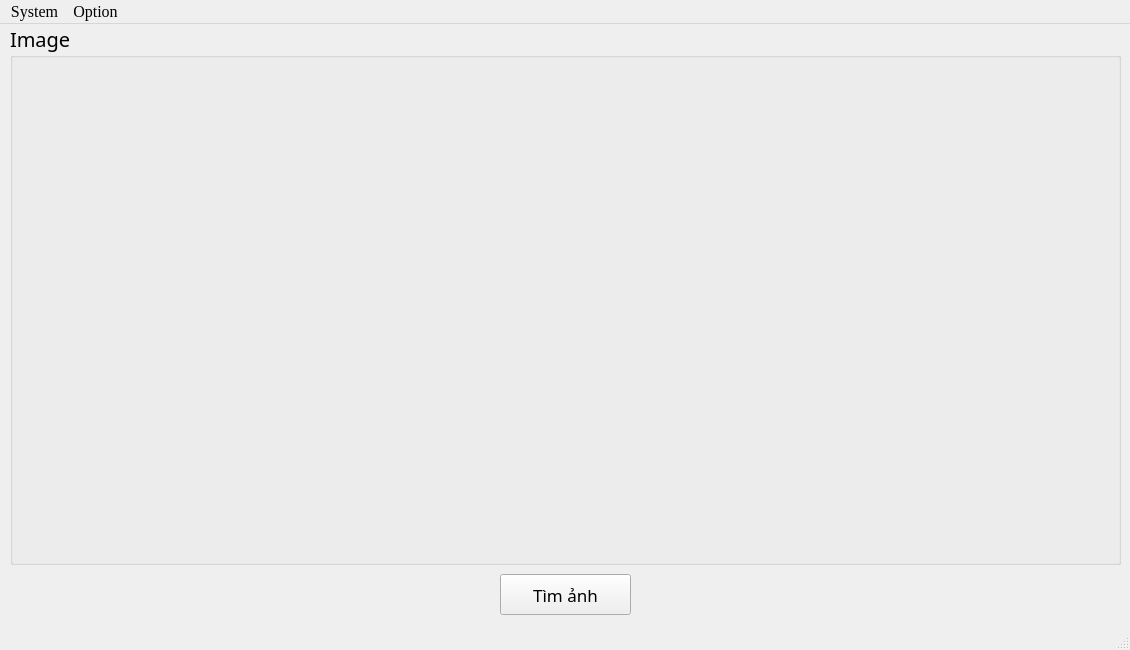
<?xml version="1.0" encoding="UTF-8"?>
<ui version="4.0">
 <class>MainWindow</class>
 <widget class="QMainWindow" name="MainWindow">
  <property name="geometry">
   <rect>
    <x>0</x>
    <y>0</y>
    <width>1130</width>
    <height>650</height>
   </rect>
  </property>
  <property name="minimumSize">
   <size>
    <width>1130</width>
    <height>650</height>
   </size>
  </property>
  <property name="maximumSize">
   <size>
    <width>1130</width>
    <height>650</height>
   </size>
  </property>
  <property name="windowTitle">
   <string>MainWindow</string>
  </property>
  <widget class="QWidget" name="centralwidget">
   <widget class="QPushButton" name="btn_search">
    <property name="geometry">
     <rect>
      <x>500</x>
      <y>550</y>
      <width>131</width>
      <height>41</height>
     </rect>
    </property>
    <property name="font">
     <font>
      <family>MV Boli</family>
      <pointsize>13</pointsize>
     </font>
    </property>
    <property name="text">
     <string>Tìm ảnh</string>
    </property>
   </widget>
   <widget class="QGroupBox" name="Gr_Image">
    <property name="geometry">
     <rect>
      <x>10</x>
      <y>0</y>
      <width>1111</width>
      <height>541</height>
     </rect>
    </property>
    <property name="font">
     <font>
      <family>MV Boli</family>
      <pointsize>15</pointsize>
     </font>
    </property>
    <property name="title">
     <string>Image</string>
    </property>
    <widget class="QLabel" name="Show_Image">
     <property name="geometry">
      <rect>
       <x>10</x>
       <y>30</y>
       <width>1091</width>
       <height>501</height>
      </rect>
     </property>
     <property name="styleSheet">
      <string notr="true"/>
     </property>
     <property name="text">
      <string/>
     </property>
    </widget>
   </widget>
   <widget class="QLabel" name="KQ_Image">
    <property name="geometry">
     <rect>
      <x>690</x>
      <y>550</y>
      <width>421</width>
      <height>41</height>
     </rect>
    </property>
    <property name="font">
     <font>
      <family>MV Boli</family>
      <pointsize>15</pointsize>
     </font>
    </property>
    <property name="text">
     <string/>
    </property>
    <property name="alignment">
     <set>Qt::AlignCenter</set>
    </property>
   </widget>
  </widget>
  <widget class="QMenuBar" name="menubar">
   <property name="geometry">
    <rect>
     <x>0</x>
     <y>0</y>
     <width>1130</width>
     <height>28</height>
    </rect>
   </property>
   <property name="font">
    <font>
     <family>Times New Roman</family>
     <pointsize>12</pointsize>
    </font>
   </property>
   <widget class="QMenu" name="menuSystem">
    <property name="title">
     <string>System</string>
    </property>
    <addaction name="actionCamera"/>
    <addaction name="separator"/>
    <addaction name="actionImage"/>
   </widget>
   <widget class="QMenu" name="menuOption">
    <property name="font">
     <font>
      <family>Times New Roman</family>
     </font>
    </property>
    <property name="title">
     <string>Option</string>
    </property>
    <addaction name="actionChange_Camera"/>
   </widget>
   <addaction name="menuSystem"/>
   <addaction name="menuOption"/>
  </widget>
  <widget class="QStatusBar" name="statusbar"/>
  <action name="actionCamera">
   <property name="text">
    <string>Camera</string>
   </property>
   <property name="font">
    <font>
     <family>Times New Roman</family>
     <pointsize>10</pointsize>
    </font>
   </property>
   <property name="shortcut">
    <string>Ctrl+C</string>
   </property>
  </action>
  <action name="actionImage">
   <property name="text">
    <string>Image</string>
   </property>
   <property name="font">
    <font>
     <family>Times New Roman</family>
     <pointsize>10</pointsize>
    </font>
   </property>
   <property name="shortcut">
    <string>Ctrl+I</string>
   </property>
  </action>
  <action name="actionChange_Camera">
   <property name="text">
    <string>Change_Camera</string>
   </property>
   <property name="font">
    <font>
     <family>Times New Roman</family>
     <pointsize>10</pointsize>
    </font>
   </property>
   <property name="shortcut">
    <string>Ctrl+O</string>
   </property>
  </action>
 </widget>
 <resources/>
 <connections/>
</ui>
